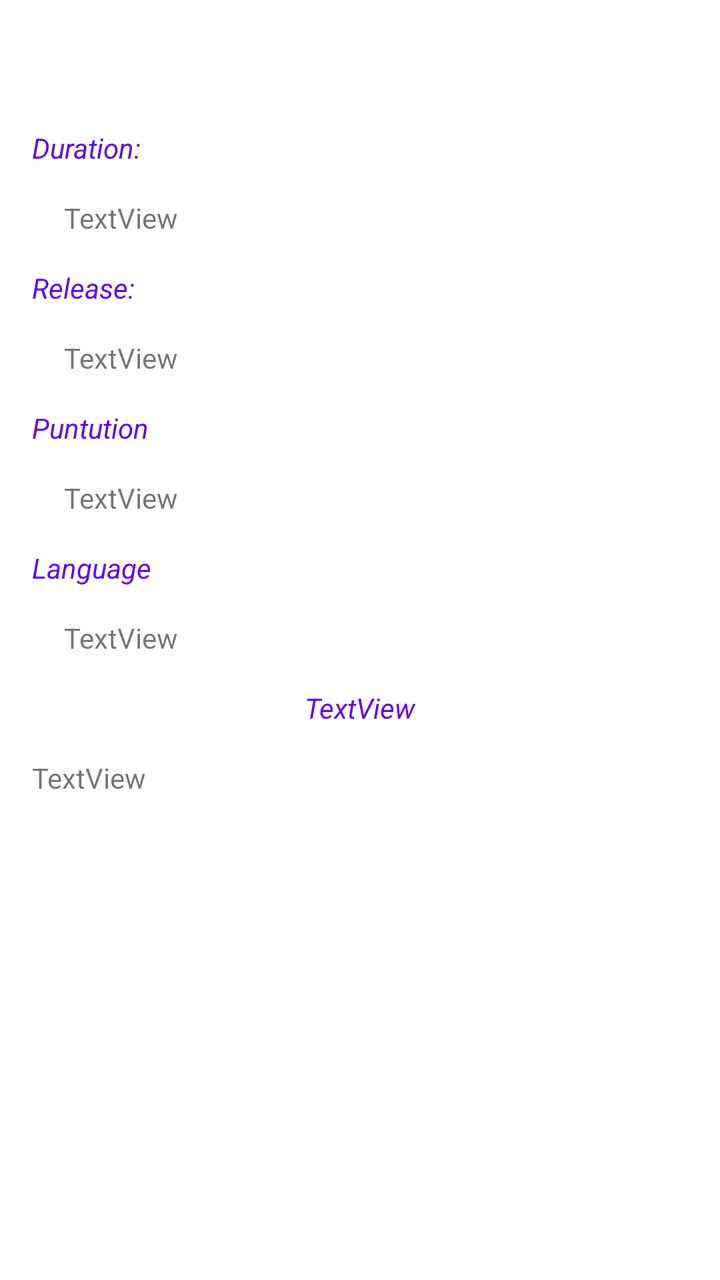
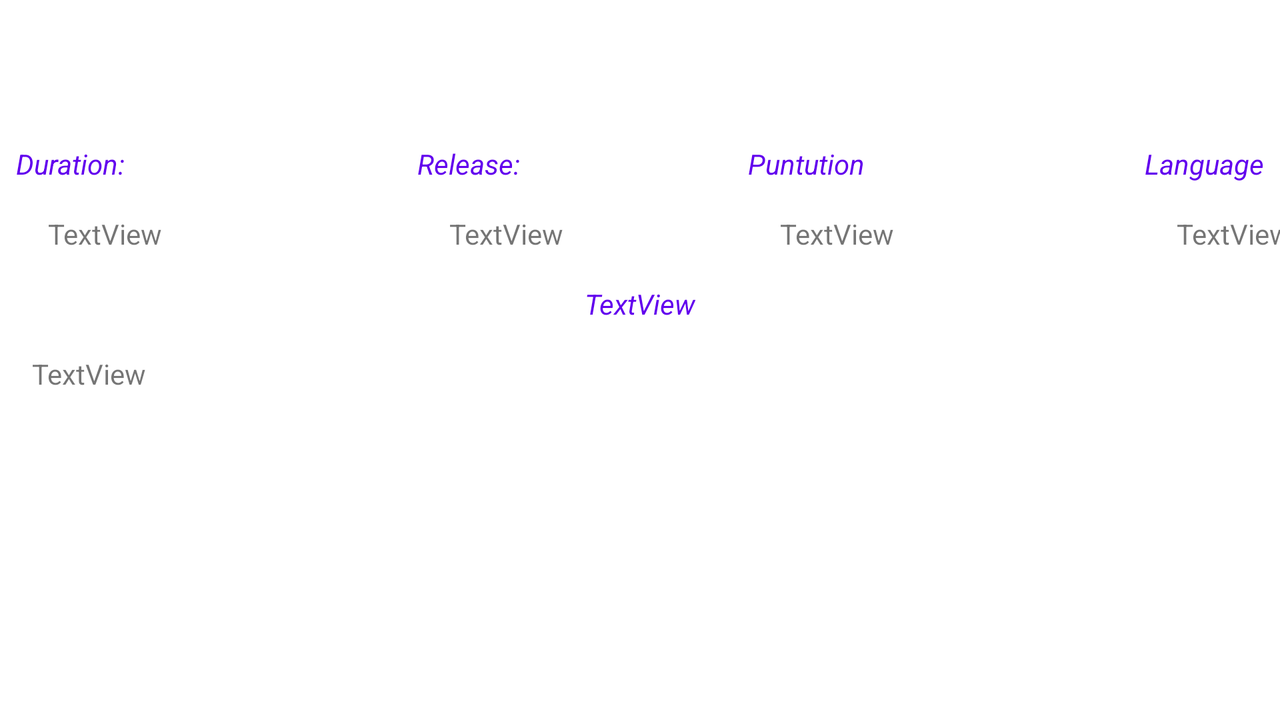

The same Android screen from two of the app's own layout files: first res/layout/ as a phone draws it, then the repository's variant for another configuration, drawn on a device whose configuration selects that folder. Both files follow.
<!-- AndroidManifest.xml: application theme Theme.Clauditter -->
<!-- res/layout/fragment_information.xml -->
<?xml version="1.0" encoding="utf-8"?>
<androidx.constraintlayout.widget.ConstraintLayout xmlns:android="http://schemas.android.com/apk/res/android"
    xmlns:app="http://schemas.android.com/apk/res-auto"
    xmlns:tools="http://schemas.android.com/tools"
    android:id="@+id/frameLayout"
    android:layout_width="match_parent"
    android:layout_height="match_parent"
    tools:context=".Fragment_Information">

    <TextView
        android:id="@+id/lbl_duration"
        android:layout_width="wrap_content"
        android:layout_height="wrap_content"
        android:layout_marginStart="16dp"
        android:text="TextView"
        app:layout_constraintBaseline_toBaselineOf="@+id/lbl_icon_duration"
        app:layout_constraintStart_toStartOf="@+id/lbl_icon_duration" />

    <TextView
        android:id="@+id/lbl_release"
        android:layout_width="wrap_content"
        android:layout_height="wrap_content"
        android:layout_marginStart="16dp"
        android:text="TextView"
        app:layout_constraintBaseline_toBaselineOf="@+id/lbl_icon_relese"
        app:layout_constraintStart_toEndOf="@+id/lbl_icon_relese" />

    <TextView
        android:id="@+id/lbl_lenguage"
        android:layout_width="wrap_content"
        android:layout_height="wrap_content"
        android:layout_marginStart="16dp"
        android:text="TextView"
        app:layout_constraintBaseline_toBaselineOf="@+id/lbl_icon_lenguage"
        app:layout_constraintStart_toEndOf="@+id/lbl_icon_lenguage" />

    <TextView
        android:id="@+id/textView5"
        android:layout_width="wrap_content"
        android:layout_height="wrap_content"
        android:layout_marginTop="16dp"
        android:text="Language"
        android:textColor="?attr/colorPrimary"
        android:textStyle="italic"
        app:layout_constraintStart_toStartOf="@+id/lbl_icon_puntuation"
        app:layout_constraintTop_toBottomOf="@+id/lbl_puntuation" />

    <TextView
        android:id="@+id/lbl_icon_sinopsis"
        android:layout_width="wrap_content"
        android:layout_height="wrap_content"
        android:layout_marginStart="16dp"
        android:layout_marginTop="16dp"
        android:layout_marginEnd="16dp"
        android:text="TextView"
        android:textColor="?attr/colorPrimary"
        android:textStyle="italic"
        app:layout_constraintEnd_toEndOf="parent"
        app:layout_constraintStart_toStartOf="parent"
        app:layout_constraintTop_toBottomOf="@+id/lbl_lenguage" />

    <TextView
        android:id="@+id/lbl_puntuation"
        android:layout_width="wrap_content"
        android:layout_height="wrap_content"
        android:layout_marginStart="16dp"
        android:text="TextView"
        app:layout_constraintBaseline_toBaselineOf="@+id/lbl_icon_puntuation"
        app:layout_constraintStart_toEndOf="@+id/lbl_icon_puntuation" />

    <TextView
        android:id="@+id/lbl_icon_duration"
        android:layout_width="wrap_content"
        android:layout_height="wrap_content"
        android:layout_marginTop="16dp"
        android:textColor="?attr/colorPrimary"
        app:layout_constraintStart_toStartOf="@+id/textView2"
        app:layout_constraintTop_toBottomOf="@+id/textView2" />

    <TextView
        android:id="@+id/lbl_icon_relese"
        android:layout_width="wrap_content"
        android:layout_height="wrap_content"
        android:layout_marginTop="16dp"
        android:textColor="?attr/colorPrimary"
        app:layout_constraintStart_toStartOf="@+id/textView3"
        app:layout_constraintTop_toBottomOf="@+id/textView3" />

    <TextView
        android:id="@+id/lbl_icon_puntuation"
        android:layout_width="wrap_content"
        android:layout_height="wrap_content"
        android:layout_marginTop="16dp"
        android:textColor="?attr/colorPrimary"
        app:layout_constraintStart_toStartOf="@+id/textView4"
        app:layout_constraintTop_toBottomOf="@+id/textView4" />

    <TextView
        android:id="@+id/lbl_icon_lenguage"
        android:layout_width="wrap_content"
        android:layout_height="wrap_content"
        android:layout_marginTop="16dp"
        android:textColor="?attr/colorPrimary"
        app:layout_constraintStart_toStartOf="@+id/textView5"
        app:layout_constraintTop_toBottomOf="@+id/textView5" />

    <TextView
        android:id="@+id/lbl_movie_title"
        android:layout_width="wrap_content"
        android:layout_height="wrap_content"
        android:layout_marginStart="16dp"
        android:layout_marginTop="16dp"
        android:layout_marginEnd="16dp"
        android:fontFamily="sans-serif-black"
        android:textColor="?attr/colorPrimary"
        android:textSize="24sp"
        android:textStyle="bold"
        app:layout_constraintEnd_toEndOf="parent"
        app:layout_constraintStart_toStartOf="parent"
        app:layout_constraintTop_toTopOf="parent" />

    <TextView
        android:id="@+id/textView2"
        android:layout_width="wrap_content"
        android:layout_height="wrap_content"
        android:layout_marginStart="16dp"
        android:layout_marginTop="16dp"
        android:text="Duration:"
        android:textColor="?attr/colorPrimary"
        android:textStyle="italic"
        app:layout_constraintStart_toStartOf="parent"
        app:layout_constraintTop_toBottomOf="@+id/lbl_movie_title" />

    <TextView
        android:id="@+id/textView3"
        android:layout_width="wrap_content"
        android:layout_height="wrap_content"
        android:layout_marginTop="16dp"
        android:text="Release:"
        android:textColor="?attr/colorPrimary"
        android:textStyle="italic"
        app:layout_constraintStart_toStartOf="@+id/lbl_icon_duration"
        app:layout_constraintTop_toBottomOf="@+id/lbl_duration" />

    <TextView
        android:id="@+id/textView4"
        android:layout_width="wrap_content"
        android:layout_height="wrap_content"
        android:layout_marginTop="16dp"
        android:text="Puntution"
        android:textColor="?attr/colorPrimary"
        android:textStyle="italic"
        app:layout_constraintStart_toStartOf="@+id/lbl_icon_relese"
        app:layout_constraintTop_toBottomOf="@+id/lbl_release" />

    <TextView
        android:id="@+id/lbl_sinopsis"
        android:layout_width="0dp"
        android:layout_height="wrap_content"
        android:layout_marginStart="16dp"
        android:layout_marginTop="16dp"
        android:layout_marginEnd="16dp"
        android:text="TextView"
        app:layout_constraintEnd_toEndOf="parent"
        app:layout_constraintStart_toStartOf="parent"
        app:layout_constraintTop_toBottomOf="@+id/lbl_icon_sinopsis" />

</androidx.constraintlayout.widget.ConstraintLayout>
<!-- resources referenced by this layout -->
<resources>
  <style name="Theme.Clauditter" parent="Theme.MaterialComponents.DayNight.DarkActionBar">
          
          <item name="colorPrimary">@color/purple_500</item>
          <item name="colorPrimaryVariant">@color/purple_700</item>
          <item name="colorOnPrimary">@color/white</item>
          
          <item name="colorSecondary">@color/teal_200</item>
          <item name="colorSecondaryVariant">@color/teal_700</item>
          <item name="colorOnSecondary">@color/black</item>
          
          <item name="android:statusBarColor" tools:targetApi="l">?attr/colorPrimaryVariant</item>
          
      </style>
</resources>
<!-- res/layout-land/fragment_information.xml (the repository's variant of the layout above) -->
<!-- drawn on the phone turned sideways -->
<?xml version="1.0" encoding="utf-8"?>
<androidx.constraintlayout.widget.ConstraintLayout xmlns:android="http://schemas.android.com/apk/res/android"
    xmlns:app="http://schemas.android.com/apk/res-auto"
    xmlns:tools="http://schemas.android.com/tools"
    android:id="@+id/frameLayout"
    android:layout_width="match_parent"
    android:layout_height="match_parent"
    tools:context=".Fragment_Information">

    <TextView
        android:id="@+id/lbl_duration"
        android:layout_width="wrap_content"
        android:layout_height="wrap_content"
        android:layout_marginStart="16dp"
        android:text="TextView"
        app:layout_constraintBaseline_toBaselineOf="@+id/lbl_icon_duration"
        app:layout_constraintStart_toStartOf="@+id/lbl_icon_duration" />

    <TextView
        android:id="@+id/lbl_release"
        android:layout_width="wrap_content"
        android:layout_height="wrap_content"
        android:layout_marginStart="16dp"
        android:text="TextView"
        app:layout_constraintBaseline_toBaselineOf="@+id/lbl_icon_relese"
        app:layout_constraintStart_toEndOf="@+id/lbl_icon_relese" />

    <TextView
        android:id="@+id/lbl_lenguage"
        android:layout_width="wrap_content"
        android:layout_height="wrap_content"
        android:layout_marginStart="16dp"
        android:text="TextView"
        app:layout_constraintBaseline_toBaselineOf="@+id/lbl_icon_lenguage"
        app:layout_constraintStart_toEndOf="@+id/lbl_icon_lenguage" />

    <TextView
        android:id="@+id/textView5"
        android:layout_width="wrap_content"
        android:layout_height="wrap_content"
        android:layout_marginEnd="8dp"
        android:text="Language"
        android:textColor="?attr/colorPrimary"
        android:textStyle="italic"
        app:layout_constraintBaseline_toBaselineOf="@+id/textView4"
        app:layout_constraintEnd_toEndOf="parent" />

    <TextView
        android:id="@+id/lbl_icon_sinopsis"
        android:layout_width="wrap_content"
        android:layout_height="wrap_content"
        android:layout_marginStart="16dp"
        android:layout_marginTop="16dp"
        android:layout_marginEnd="16dp"
        android:text="TextView"
        android:textColor="?attr/colorPrimary"
        android:textStyle="italic"
        app:layout_constraintEnd_toEndOf="parent"
        app:layout_constraintStart_toStartOf="parent"
        app:layout_constraintTop_toBottomOf="@+id/lbl_lenguage" />

    <TextView
        android:id="@+id/lbl_puntuation"
        android:layout_width="wrap_content"
        android:layout_height="wrap_content"
        android:layout_marginStart="16dp"
        android:text="TextView"
        app:layout_constraintBaseline_toBaselineOf="@+id/lbl_icon_puntuation"
        app:layout_constraintStart_toEndOf="@+id/lbl_icon_puntuation" />

    <TextView
        android:id="@+id/lbl_icon_duration"
        android:layout_width="wrap_content"
        android:layout_height="wrap_content"
        android:layout_marginTop="16dp"
        android:textColor="?attr/colorPrimary"
        app:layout_constraintStart_toStartOf="@+id/textView2"
        app:layout_constraintTop_toBottomOf="@+id/textView2" />

    <TextView
        android:id="@+id/lbl_icon_relese"
        android:layout_width="wrap_content"
        android:layout_height="wrap_content"
        android:layout_marginTop="16dp"
        android:textColor="?attr/colorPrimary"
        app:layout_constraintStart_toStartOf="@+id/textView3"
        app:layout_constraintTop_toBottomOf="@+id/textView3" />

    <TextView
        android:id="@+id/lbl_icon_puntuation"
        android:layout_width="wrap_content"
        android:layout_height="wrap_content"
        android:layout_marginTop="16dp"
        android:textColor="?attr/colorPrimary"
        app:layout_constraintStart_toStartOf="@+id/textView4"
        app:layout_constraintTop_toBottomOf="@+id/textView4" />

    <TextView
        android:id="@+id/lbl_icon_lenguage"
        android:layout_width="wrap_content"
        android:layout_height="wrap_content"
        android:layout_marginTop="16dp"
        android:textColor="?attr/colorPrimary"
        app:layout_constraintStart_toStartOf="@+id/textView5"
        app:layout_constraintTop_toBottomOf="@+id/textView5" />

    <TextView
        android:id="@+id/lbl_movie_title"
        android:layout_width="wrap_content"
        android:layout_height="wrap_content"
        android:layout_marginStart="16dp"
        android:layout_marginTop="16dp"
        android:layout_marginEnd="16dp"
        android:fontFamily="sans-serif-black"
        android:textColor="?attr/colorPrimary"
        android:textSize="24sp"
        android:textStyle="bold"
        app:layout_constraintEnd_toEndOf="parent"
        app:layout_constraintStart_toStartOf="parent"
        app:layout_constraintTop_toTopOf="parent" />

    <TextView
        android:id="@+id/textView2"
        android:layout_width="wrap_content"
        android:layout_height="wrap_content"
        android:layout_marginStart="8dp"
        android:layout_marginTop="24dp"
        android:text="Duration:"
        android:textColor="?attr/colorPrimary"
        android:textStyle="italic"
        app:layout_constraintStart_toStartOf="parent"
        app:layout_constraintTop_toBottomOf="@+id/lbl_movie_title" />

    <TextView
        android:id="@+id/textView3"
        android:layout_width="wrap_content"
        android:layout_height="wrap_content"
        android:layout_marginStart="32dp"
        android:text="Release:"
        android:textColor="?attr/colorPrimary"
        android:textStyle="italic"
        app:layout_constraintBaseline_toBaselineOf="@+id/textView2"
        app:layout_constraintEnd_toStartOf="@+id/textView4"
        app:layout_constraintStart_toEndOf="@+id/textView2" />

    <TextView
        android:id="@+id/textView4"
        android:layout_width="wrap_content"
        android:layout_height="wrap_content"
        android:layout_marginEnd="140dp"
        android:text="Puntution"
        android:textColor="?attr/colorPrimary"
        android:textStyle="italic"
        app:layout_constraintBaseline_toBaselineOf="@+id/textView3"
        app:layout_constraintEnd_toStartOf="@+id/textView5" />

    <TextView
        android:id="@+id/lbl_sinopsis"
        android:layout_width="0dp"
        android:layout_height="wrap_content"
        android:layout_marginStart="16dp"
        android:layout_marginTop="16dp"
        android:layout_marginEnd="16dp"
        android:text="TextView"
        app:layout_constraintEnd_toEndOf="parent"
        app:layout_constraintStart_toStartOf="parent"
        app:layout_constraintTop_toBottomOf="@+id/lbl_icon_sinopsis" />

</androidx.constraintlayout.widget.ConstraintLayout>
